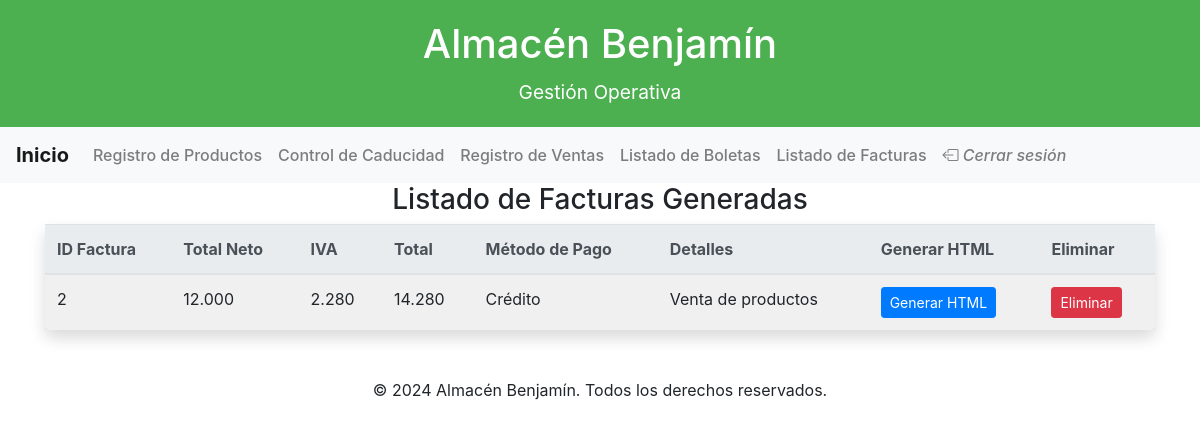
/listado_facturas.php, run on the app's committed database.
### tables this page shows
CREATE TABLE IF NOT EXISTS `factura` (
  `id` int NOT NULL AUTO_INCREMENT,
  `detalles` varchar(2000) NOT NULL,
  `f_neto` int NOT NULL,
  `f_iva` int NOT NULL,
  `total` int NOT NULL,
  `m_pago` varchar(15) NOT NULL,
  `venta_id` int NOT NULL,
  PRIMARY KEY (`id`),
  KEY `fk_factura_venta` (`venta_id`)
);

### listado_facturas.php (the view, shortened to what this page needs)
<?php
include 'conexion.php';
include 'header.php';
?>
<div class="container">
    <h3 class="text-center">Listado de Facturas Generadas</h3>
    <table class="table table-light table-striped table-hover shadow p-3 mb-5 bg-body-tertiary rounded">
        <thead class="thead-light">
            <tr>
                <th>ID Factura</th>
                <th>Total Neto</th>
                <th>IVA</th>
                <th>Total</th>
                <th>Método de Pago</th>
                <th>Detalles</th>
                <th>Generar HTML</th>
                <th>Eliminar</th>
            </tr>
        </thead>
        <tbody>
            <?php
            $sql = "SELECT
                    id,
                    f_neto,
                    f_iva,
                    total,
                    m_pago,
                    detalles
                    FROM factura";
            $resultado = $conexion->query($sql);
            while ($factura = $resultado->fetch_assoc()) :
                ?>
                <tr>
                    <td><?php echo $factura['id']; ?></td>
                    <td><?php echo number_format($factura['f_neto'], 0, ',', '.'); ?></td>
                    <td><?php echo number_format($factura['f_iva'], 0, ',', '.'); ?></td>
                    <td><?php echo number_format($factura['total'], 0, ',', '.'); ?></td>
                    <td><?php echo $factura['m_pago']; ?></td>
                    <td><?php echo $factura['detalles']; ?></td>
                    <td>
                        <a href="generar_factura.php?idFactura=<?php echo $factura['id']; ?>" class="btn btn-primary btn-sm">
                            Generar HTML
                        </a>
                    </td>
                    <td>
                        <form action="" method="post" style="display:inline;">
                            <button type="submit" class="btn btn-danger btn-sm" onclick="return confirm('¿Estás seguro de que deseas eliminar esta factura?');">
                                Eliminar
                            </button>
                        </form>
                    </td>
                </tr>
            <?php endwhile; ?>
        </tbody>
    </table>
</div>
<?php include 'footer.php'; ?>

### css/menu.css (style rules this page uses)
body { background-image: url("https://img.freepik.com/free-vector/white-elegant-texture-wallpaper_23-2148417584.jpg"); }

### header.php (style rules this page uses)
body { background-image: url("https://img.freepik.com/premium-vector/white-pattern-background_393744-193.jpg?w=360"); }

### data on the page
factura: id "2", f_neto "12.000", f_iva "2.280", total "14.280", m_pago "Crédito", detalles "Venta de productos"
